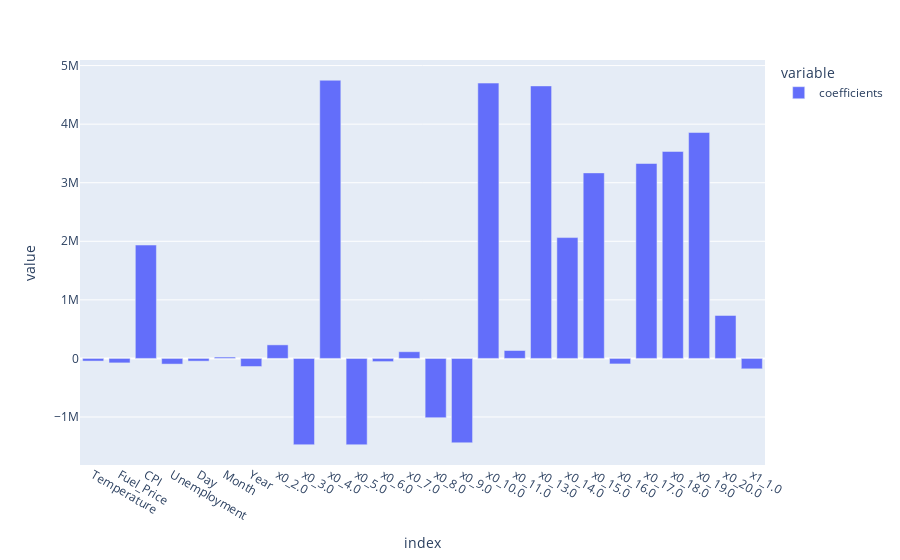

Notebook code for this chart:
### Code cell
# Let's display a graph
fig = px.bar(coefs, barmode="group")

fig.show()

### Figure 1 — Plotly figure (JSON) as saved in the notebook; plotly's stock layout.template omitted (floating-point values rounded to 4 significant figures)
{"data": [{"alignmentgroup": "True", "hovertemplate": "variable=coefficients<br>index=%{x}<br>value=%{y}<extra></extra>", "legendgroup": "coefficients", "marker": {"color": "#636efa", "pattern": {"shape": ""}}, "name": "coefficients", "offsetgroup": "coefficients", "orientation": "v", "showlegend": true, "textposition": "auto", "type": "bar", "x": ["Temperature", "Fuel_Price", "CPI", "Unemployment", "Day", "Month", "Year", "x0_2.0", "x0_3.0", "x0_4.0", "x0_5.0", "x0_6.0", "x0_7.0", "x0_8.0", "x0_9.0", "x0_10.0", "x0_11.0", "x0_13.0", "x0_14.0", "x0_15.0", "x0_16.0", "x0_17.0", "x0_18.0", "x0_19.0", "x0_20.0", "x1_1.0"], "xaxis": "x", "y": [-45280.0, -76320.0, 1936000.0, -96860.0, -46420.0, 23470.0, -138300.0, 231400.0, -1473000.0, 4750000.0, -1474000.0, -54480.0, 114200.0, -1012000.0, -1441000.0, 4701000.0, 135200.0, 4653000.0, 2063000.0, 3168000.0, -93990.0, 3328000.0, 3534000.0, 3857000.0, 733800.0, -177900.0], "yaxis": "y"}], "layout": {"barmode": "group", "legend": {"title": {"text": "variable"}, "tracegroupgap": 0}, "margin": {"t": 60}, "xaxis": {"anchor": "y", "domain": [0, 1], "title": {"text": "index"}}, "yaxis": {"anchor": "x", "domain": [0, 1], "title": {"text": "value"}}}}
